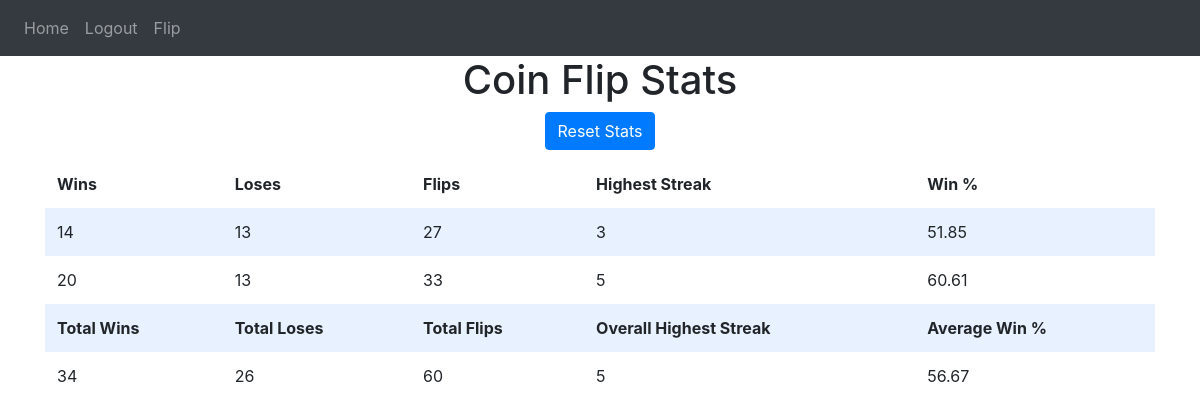
Screenshot of / (signed in) with the database file from the repository.
### website/models.py (models this page shows)
class Flip(db.Model):
    id = db.Column(db.Integer, primary_key=True)
    highest_streak = db.Column(db.Integer)
    wins = db.Column(db.Integer)
    loses = db.Column(db.Integer)
    total_games = db.Column(db.Integer)
    win_percentage = db.Column(db.Integer)
    date = db.Column(db.DateTime(timezone=True), default=func.now())
    user_id = db.Column(db.Integer, db.ForeignKey('user.id'))

### website/views.py (the view)
@views.route('/', methods=['GET', 'POST'])
@login_required
def home():
    total_wins = 0
    total_loses = 0
    total_flips = 0
    streak = 0
    average_win = 0
    for flip in current_user.flips:
        total_wins += flip.wins
        total_loses += flip.loses
        total_flips += flip.total_games
        if streak < flip.highest_streak:
            streak = flip.highest_streak
    if total_wins != 0 or total_loses != 0:
        average_win = round((total_wins / total_flips) * 100, 2)
    return render_template("home.html", user=current_user, total_wins=total_wins, total_loses=total_loses, total_flips=total_flips, streak=streak, average_win=average_win)

### website/__init__.py (called while the page is built)
def create_app():
    app = Flask(__name__)
    app.config['SQLALCHEMY_TRACK_MODIFICATIONS'] = False
    app.config['SECRET_KEY'] = 'abc'
    app.config['SQLALCHEMY_DATABASE_URI'] = f'sqlite:///{DB_NAME}'
    db.init_app(app)
    from .views import views
    from .auth import auth
    app.register_blueprint(views, url_prefix='/')
    app.register_blueprint(auth, url_prefix='/')
    from .models import User, Flip
    create_database(app)
    login_manager = LoginManager()
    login_manager.login_view = 'auth.login'
    login_manager.init_app(app)
    @login_manager.user_loader
    def load_user(id):
        return User.query.get(int(id))
    return app

### website/templates/home.html (shortened to what this page needs)
{% extends "base.html" %}
{% block content %}
    <h1 align="center">Coin Flip Stats <form action="/delete-stats" method="post"><button class="btn btn-primary" type="submit">Reset Stats</button> </form>
    </h1>
<table>
    <thead>
        <tr>
            <th>Wins</th>
            <th>Loses</th>
            <th>Flips</th>
            <th>Highest Streak</th>
            <th>Win %</th>
        </tr>
    </thead>
    <tbody>
            {% for flip in user.flips %}
            <tr>
                <td>{{ flip.wins }}</td>
                <td>{{ flip.loses }}</td>
                <td>{{ flip.total_games }}</td>
                <td>{{ flip.highest_streak }}</td>
                <td>{{ flip.win_percentage }}</td>
            </tr>
            {% endfor %}
            <tr>
                <th>Total Wins</th>
                <th>Total Loses</th>
                <th>Total Flips</th>
                <th>Overall Highest Streak</th>
                <th>Average Win %</th>
            </tr>
            <tr>
                <td>{{ total_wins }}</td>
                <td>{{ total_loses }}</td>
                <td>{{ total_flips }}</td>
                <td>{{ streak }}</td>
                <td>{{ average_win }}</td>
            </tr>
    </tbody>
</table>
{% endblock %}

### website/templates/base.html (shortened to what this page needs)
<!DOCTYPE html>
<html>
  <head>
    <link rel="stylesheet" href="https://cdn.jsdelivr.net/npm/bootstrap@4.5.3/dist/css/bootstrap.min.css">
    <link href="/static/styles.css" rel="stylesheet">
  </head>
  <body>
    <nav class="navbar navbar-expand-lg navbar-dark bg-dark">
      <div class="collapse navbar-collapse" id="navbar">
        <div class="navbar-nav">
          {% if user.is_authenticated %}
          <a class="nav-item nav-link" id="home" href="/">Home</a>
          <a class="nav-item nav-link" id="logout" href="/logout">Logout</a>
          <a class="nav-item nav-link" id="flip" href="/flip">Flip</a>
          {% else %}
          <a class="nav-item nav-link" id="login" href="/login">Login</a>
          <a class="nav-item nav-link" id="signUp" href="/sign-up">Sign Up</a>
          {% endif %}
        </div>
      </div>
    </nav>
    <div class="container">
        {% block content %}
        {% endblock %}
    </div>
  </body>
</html>

### website/static/styles.css (style rules this page uses)
table { background-color: transparent; margin-bottom: 1rem; width: 100%; }
table th, table td { padding: 0.75rem; vertical-align: middle; }
tbody tr:nth-of-type(odd) { background-color: rgb(179, 208, 255, 0.3) }

### rows the page displays
Flip: wins "14", loses "13", total_games "27", highest_streak "3", win_percentage "51.85"
Flip: wins "20", loses "13", total_games "33", highest_streak "5", win_percentage "60.61"

### other values shown
{{ total_wins }} "34"
{{ total_loses }} "26"
{{ total_flips }} "60"
{{ streak }} "5"
{{ average_win }} "56.67"
